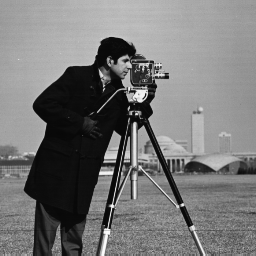
%> input picture Assignment03/cameraman.tif, 256 x 256 px
$ octave a.m   (GNU Octave 9; MATLAB toolbox functions it lacks are replaced by stand-ins)
%> lines starting %> are read from the running program, lines starting %| are printed output that depends on the picture; in (x1, y1, x2, y2) boxes, pixels count from 0 and x2, y2 are one past the last pixel; in counts of white or black regions, pixels touching at a corner belong together; the program's own positions count from 1
%a
filter1=[2,4,5,4,2;
    4,9,12,9,4;
    5,12,15,12,5;
    4,9,12,9,2;
    2,4,5,4,2];
filter1=filter1/159;
img=imread('cameraman.tif');
%> img is the input picture: size 256x256 uint8; min 7, max 253, mean 118.7
res=imfilter(img,filter1,'symmetric');
imshow(res)
imwrite(res,'denoisedman.tif')
%b
filter2= [-1,0,1;-2,0,2;-1,0,1];
filter3= [1,2,1;0,0,0;-1,-2,-1];
res1= imfilter(res,filter2);
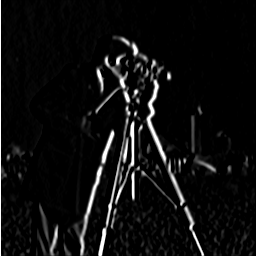
%> res1: size 256x256 uint8; min 0, max 255, mean 14.1
imwrite(res1,'Dx.tif')
res2= imfilter(res,filter3);
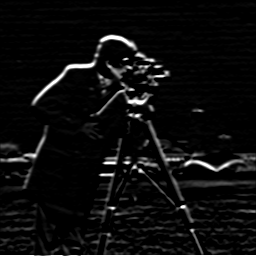
%> res2: size 256x256 uint8; min 0, max 255, mean 12.9
imwrite(res2,'Dy.tif')
d= sqrt(double(res1.^2 + res2.^2));
d(:,1)=0;
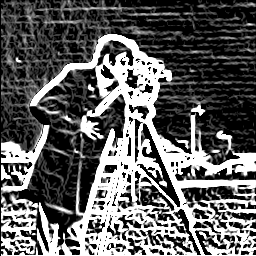
%> d: size 256x256 double; min 0, max 15.97, mean 6.08; drawn with min black and max white
chu = double(res2)./double(res1);
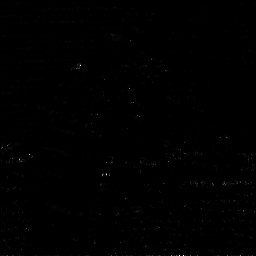
%> chu: size 256x256 double; 58.38% of the values are NaN or infinite; the others: min 0, max 255, mean 1.42; drawn with min black, max white, NaN and infinite black
theta=zeros(256,256,'double');
theta(find(chu<=tan(pi/8) & chu>=-tan(pi/8)))=0;
%> theta: size 256x256 double; every value is 0
theta(find(chu==Inf))= pi/2;
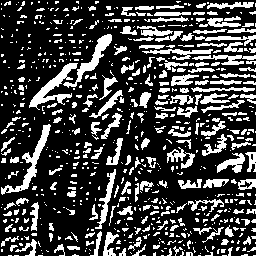
%> theta: size 256x256 double; values 0 (black) and 1.57 (white), 26.1% white; 685 white regions (487 under 20 px), largest, box (x1, y1, x2, y2) and area: (29, 63, 78, 110) 653, (1, 124, 51, 195) 633, (63, 34, 112, 88) 527
theta(find(tan(pi/8)<=chu & chu<=tan(3*pi/8)))=pi/4;
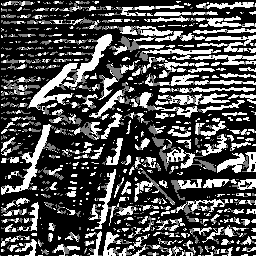
%> theta: size 256x256 double; 9.9% of pixels changed, all inside (x1, y1, x2, y2) = (0, 1, 255, 256); drawn with min black and max white
theta(find(chu>=tan(3*pi/8) & chu<=-tan(3*pi/8)))=pi/2;
theta(find(chu>=-tan(3*pi/8) & chu<=-tan(pi/8)))=3*pi/4;
imshow(theta)
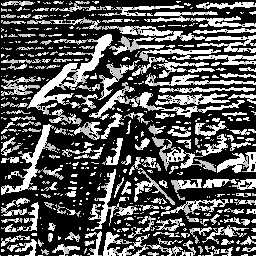
%> displayed picture: size 256x256, on the screen's scale of 0 to 255; min 0, max 255, mean 86.4
